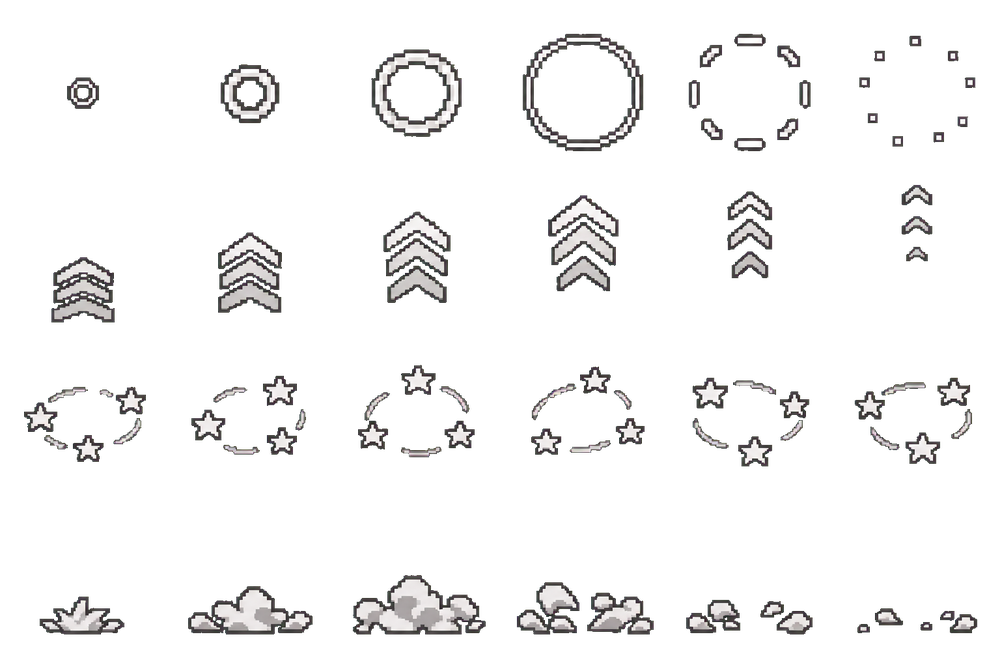
#> input picture tools/kit_teste.png, 1000 x 667 px, shrunk from 1536 x 1024 before the run
$ python pad_grid.py ../kit_teste.png 5 5
#> lines starting #> are read from the running program, lines starting #| are printed output that depends on the picture
#!/usr/bin/env python3
"""Ajusta um sheet pra medidas que DIVIDEM certinho na grade (largura divisível por colunas, altura por linhas), sem mexer em nenhum pixel
do personagem: só acrescenta fundo (a cor do canto) à direita e embaixo. Assim o Bitmapflow recorta células inteiras e o personagem não "desliza".
Uso: python3 pad_grid.py sheet.png <colunas> <linhas>      Saída: <sheet>_grid.png + os números pra tela de importação do Bitmapflow."""
import sys, os
from PIL import Image
if len(sys.argv) != 4: raise SystemExit(__doc__)
src, cols, rows = sys.argv[1], int(sys.argv[2]), int(sys.argv[3])
im = Image.open(src).convert("RGB"); W, H = im.size
#> after `im = Image.open(src).convert('RGB')`:
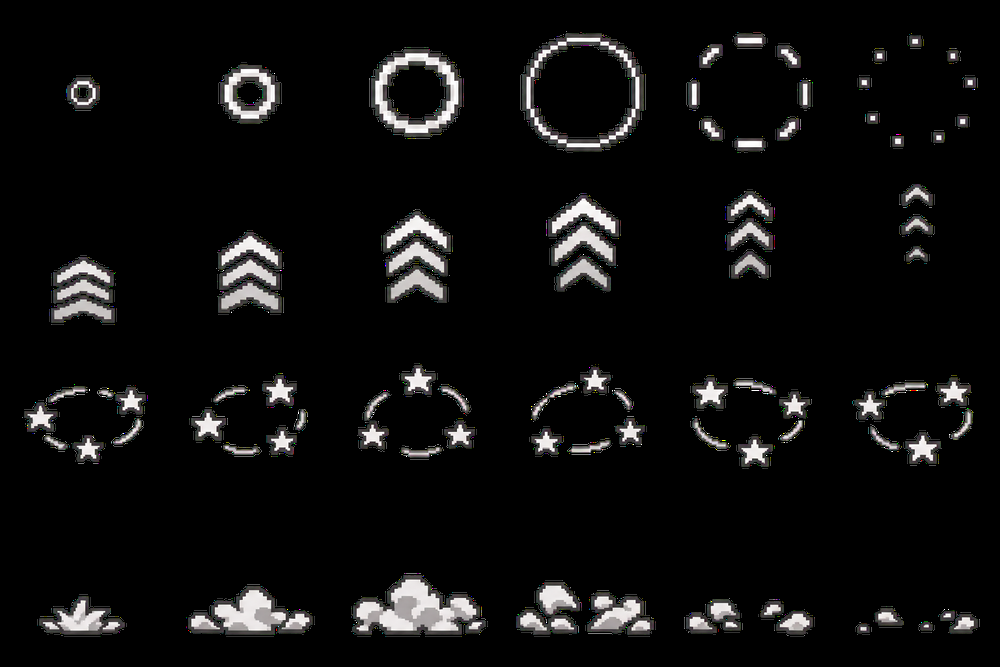
#> im: PIL image 1000x667 RGB; mean R, G, B 15, 14.8, 14.6
#> after `W, H = im.size`: W = 1000; H = 667
nw, nh = -(-W // cols) * cols, -(-H // rows) * rows
#> nw = 1000; nh = 670
bg = im.getpixel((2, H // 2))
#> bg = (0, 0, 0)
out = Image.new("RGB", (nw, nh), bg); out.paste(im, (0, 0))
#> after `out = Image.new('RGB', (nw, nh), bg)`: out: PIL image 1000x670 RGB; every value is 0
#> after `out.paste(im, (0, 0))`:
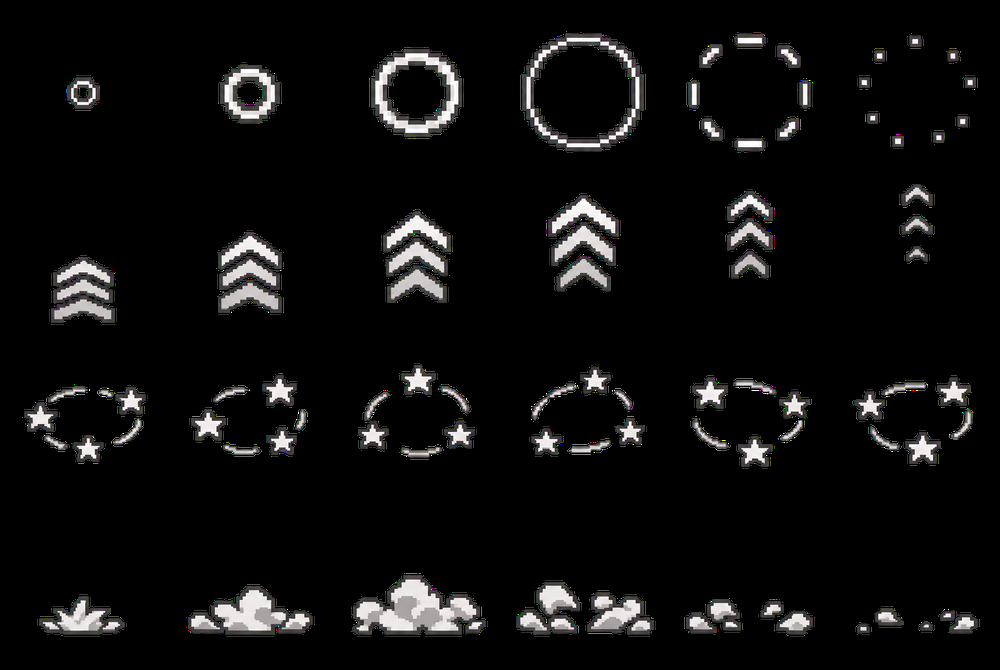
#> out: PIL image 1000x670 RGB; mean R, G, B 15, 14.7, 14.6
dst = os.path.splitext(src)[0] + "_grid.png"; out.save(dst)
print(f"{W}x{H} -> {nw}x{nh} (acrescentou {nw-W}px à direita e {nh-H}px embaixo)\nsalvo em {dst}\n"
      f"BITMAPFLOW: Frame count {cols*rows} | Frames per row {cols} | Width {nw//cols} | Height {nh//rows} | Offset 0 | Margin 0")
#| 1000x667 -> 1000x670 (acrescentou 0px à direita e 3px embaixo)
#| salvo em ../kit_teste_grid.png
#| BITMAPFLOW: Frame count 25 | Frames per row 5 | Width 200 | Height 134 | Offset 0 | Margin 0
